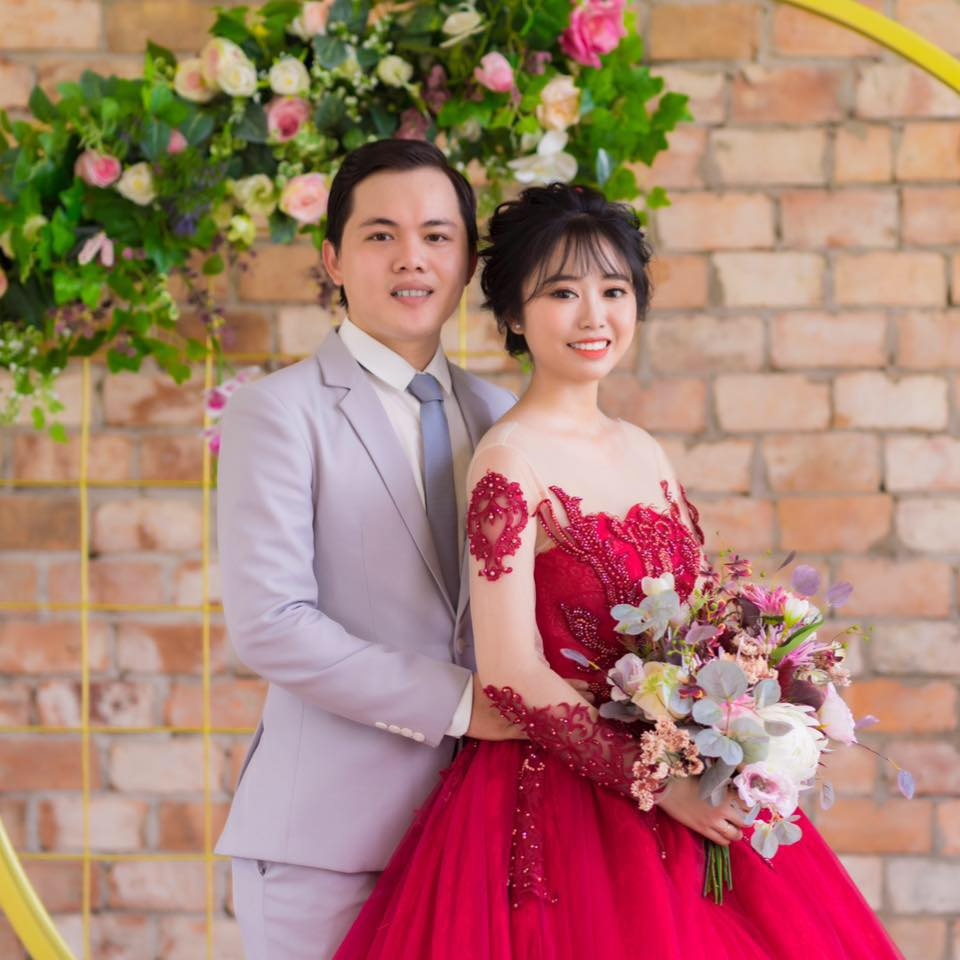
#> input picture image.jpg, 960 x 960 px
$ python split.py
#> lines starting #> are read from the running program, lines starting #| are printed output that depends on the picture
import cv2

img = cv2.imread('image.jpg')
#> img is the input picture: shape (960, 960, 3); mean B, G, R 113.6, 126.9, 169.4

subimg = img[100:200, 300:400]
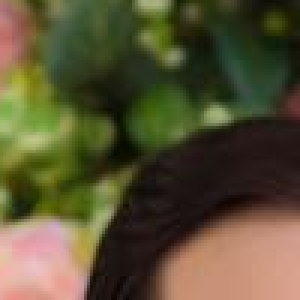
#> subimg: shape (100, 100, 3) (shown 3 times larger); mean B, G, R 51.8, 81.9, 88.9

cv2.imshow('image', subimg)


cv2.waitKey(0)

cv2.destroyAllWindows()
